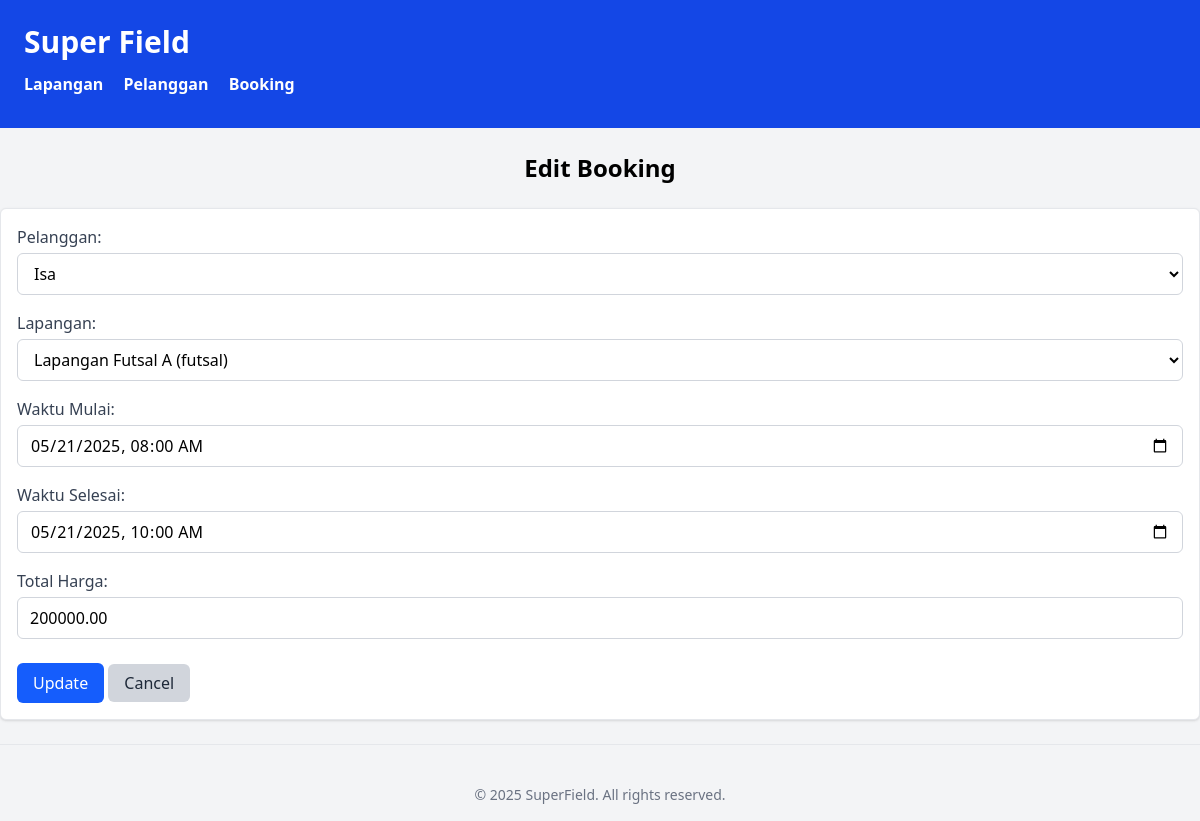
Page /index.php?tab=booking&action=form&id=1 on the committed database.
### tables this page shows
CREATE TABLE IF NOT EXISTS bookings (
    id INT AUTO_INCREMENT PRIMARY KEY,
    customer_id INT NOT NULL,
    field_id INT NOT NULL,
    start_time DATETIME NOT NULL,
    end_time DATETIME NOT NULL,
    total_price DECIMAL(10,2) NOT NULL,
    FOREIGN KEY (customer_id) REFERENCES customers(id) ON DELETE CASCADE,
    FOREIGN KEY (field_id) REFERENCES fields(id) ON DELETE CASCADE
);

CREATE TABLE IF NOT EXISTS customers (
    id INT AUTO_INCREMENT PRIMARY KEY,
    name VARCHAR(100) NOT NULL,
    phone VARCHAR(20),
    email VARCHAR(100)
);

CREATE TABLE IF NOT EXISTS fields (
    id INT AUTO_INCREMENT PRIMARY KEY,
    name VARCHAR(100) NOT NULL,
    type VARCHAR(50) NOT NULL,
    price_per_hour DECIMAL(10,2) NOT NULL
);

### viewmodel/CustomerViewModel.php (called while the page is built, shortened)
<?php
require_once 'model/Customer.php';
class CustomerViewModel {
    private $customerModel;
    public function __construct($db) {
        $this->customerModel = new Customer($db);
    }
    public function getAllCustomers() {
        return $this->customerModel->getAll();
    }
}
?>

### model/Customer.php (called while the page is built, shortened)
<?php
class Customer {
    private $conn;
    public function __construct($db) {
        $this->conn = $db;
    }
    public function getAll() {
        $sql = "SELECT * FROM customers";
        $stmt = $this->conn->query($sql);
        return $stmt->fetchAll(PDO::FETCH_ASSOC);
    }
}
?>

### viewmodel/BookingViewModel.php (called while the page is built, shortened)
<?php
require_once 'model/Booking.php';
class BookingViewModel {
    private $bookingModel;
    public function __construct($db) {
        $this->bookingModel = new Booking($db);
    }
    public function getBookingById($id) {
        return $this->bookingModel->getById($id);
    }
}
?>

### model/Booking.php (called while the page is built, shortened)
<?php
class Booking {
    private $conn;
    public function __construct($db) {
        $this->conn = $db;
    }
    public function getById($id) {
        $sql = "SELECT * FROM bookings WHERE id = :id";
        $stmt = $this->conn->prepare($sql);
        $stmt->execute([':id' => $id]);
        return $stmt->fetch(PDO::FETCH_ASSOC);
    }
}
?>

### viewmodel/FieldViewModel.php (called while the page is built, shortened)
<?php
require_once 'model/Field.php';
class FieldViewModel {
    private $fieldModel;
    public function __construct($db) {
        $this->fieldModel = new Field($db);
    }
    public function getAllFields() {
        return $this->fieldModel->getAll();
    }
}
?>

### model/Field.php (called while the page is built, shortened)
<?php
class Field {
    private $conn;
    public function __construct($db) {
        $this->conn = $db;
    }
    public function getAll() {
        $sql = "SELECT * FROM fields";
        $stmt = $this->conn->query($sql);
        return $stmt->fetchAll(PDO::FETCH_ASSOC);
    }
}
?>

### views/bookings_form.php (the view, shortened to what this page needs)
<?php include 'views/template/header.php'; ?>
<div class="flex justify-center items-center mb-6">
    <h2 class="text-2xl font-bold">
        <?= isset($booking) ? 'Edit Booking' : 'Tambah Booking' ?>
    </h2>
</div>
<form method="GET" action="index.php" id="bookingForm">
    <div class="mt-5 p-4 bg-white border border-gray-200 rounded-md shadow-sm">
        <label class="block text-gray-700 font-medium mb-1">Pelanggan:</label>
        <select name="customer_id" class="w-full px-3 py-2 border border-gray-300 rounded-md focus:outline-none focus:ring-2 focus:ring-blue-500 mb-4" required>
            <?php foreach ($customers as $customer) : ?>
                <option value="<?= $customer['id'] ?>" <?= (isset($booking) && $booking['customer_id'] == $customer['id']) ? 'selected' : '' ?>>
                    <?= htmlspecialchars($customer['name']) ?>
                </option>
            <?php endforeach; ?>
        </select>
        <label class="block text-gray-700 font-medium mb-1">Lapangan:</label>
        <select name="field_id" id="field_id" class="w-full px-3 py-2 border border-gray-300 rounded-md focus:outline-none focus:ring-2 focus:ring-blue-500 mb-4" required>
            <?php foreach ($fields as $field) : ?>
                <option value="<?= $field['id'] ?>" data-price="<?= $field['price_per_hour'] ?>" <?= (isset($booking) && $booking['field_id'] == $field['id']) ? 'selected' : '' ?>>
                    <?= htmlspecialchars($field['name']) ?> (<?= $field['type'] ?>)
                </option>
            <?php endforeach; ?>
        </select>
        <label class="block text-gray-700 font-medium mb-1">Waktu Mulai:</label>
        <input type="datetime-local" name="start_time" id="start_time"
               class="w-full px-3 py-2 border border-gray-300 rounded-md focus:outline-none focus:ring-2 focus:ring-blue-500 mb-4"
               value="<?= isset($booking) ? date('Y-m-d\TH:i', strtotime($booking['start_time'])) : '' ?>" required>
        <label class="block text-gray-700 font-medium mb-1">Waktu Selesai:</label>
        <input type="datetime-local" name="end_time" id="end_time"
               class="w-full px-3 py-2 border border-gray-300 rounded-md focus:outline-none focus:ring-2 focus:ring-blue-500 mb-4"
               value="<?= isset($booking) ? date('Y-m-d\TH:i', strtotime($booking['end_time'])) : '' ?>" required>
        <label class="block text-gray-700 font-medium mb-1">Total Harga:</label>
        <input type="number" name="total_price" id="total_price"
               class="w-full px-3 py-2 border border-gray-300 rounded-md focus:outline-none focus:ring-2 focus:ring-blue-500 mb-4"
               value="<?= isset($booking) ? htmlspecialchars($booking['total_price']) : '' ?>" required readonly>
        <button type="submit" class="px-4 py-2 bg-blue-600 text-white font-medium rounded-md hover:bg-blue-700 focus:outline-none focus:ring-2 focus:ring-blue-500 focus:ring-offset-2 mt-2">
            <?= isset($booking) ? 'Update' : 'Tambah' ?>
        </button>
        <a href="index.php?tab=booking" class="px-4 py-2 bg-gray-300 text-gray-800 font-medium rounded-md hover:bg-gray-400 focus:outline-none focus:ring-2 focus:ring-gray-400 focus:ring-offset-2">
            Cancel
        </a>
    </div>
</form>
<?php include 'views/template/footer.php'; ?>

### rows in the picture
bookings: customer_id "Isa", field_id "Lapangan Futsal A (futsal)", start_time "05/21/2025 08:00", end_time "05/21/2025 10:00", total_price "200000.00"
